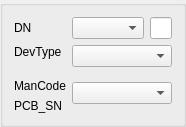
    <widget class="QGroupBox" name="groupBox_2">
     <property name="geometry">
      <rect>
       <x>150</x>
       <y>30</y>
       <width>20</width>
       <height>41</height>
      </rect>
     </property>
     <property name="title">
      <string/>
     </property>
     <layout class="QGridLayout" name="gridLayout_8">
      <item row="0" column="0">
       <widget class="QLabel" name="label_6">
        <property name="text">
         <string>DN</string>
        </property>
       </widget>
      </item>
      <item row="0" column="1">
       <widget class="QComboBox" name="comboBox_ManCode">
        <property name="minimumSize">
         <size>
          <width>0</width>
          <height>0</height>
         </size>
        </property>
        <property name="maximumSize">
         <size>
          <width>100</width>
          <height>16777215</height>
         </size>
        </property>
       </widget>
      </item>
      <item row="0" column="2">
       <widget class="QLineEdit" name="lineEdit_PCB_SN">
        <property name="maximumSize">
         <size>
          <width>100</width>
          <height>16777215</height>
         </size>
        </property>
       </widget>
      </item>
      <item row="1" column="0">
       <widget class="QLabel" name="label_5">
        <property name="text">
         <string>DevType</string>
        </property>
       </widget>
      </item>
      <item row="1" column="1" rowspan="2" colspan="2">
       <widget class="QComboBox" name="comboBox_DevType">
        <property name="maximumSize">
         <size>
          <width>100</width>
          <height>16777215</height>
         </size>
        </property>
       </widget>
      </item>
      <item row="3" column="1" rowspan="3" colspan="2">
       <widget class="QComboBox" name="comboBox_DN">
        <property name="maximumSize">
         <size>
          <width>100</width>
          <height>16777215</height>
         </size>
        </property>
       </widget>
      </item>
      <item row="5" column="0">
       <widget class="QLabel" name="label_41">
        <property name="text">
         <string>PCB_SN</string>
        </property>
       </widget>
      </item>
      <item row="4" column="0">
       <widget class="QLabel" name="label_4">
        <property name="text">
         <string>ManCode</string>
        </property>
       </widget>
      </item>
     </layout>
    </widget>
